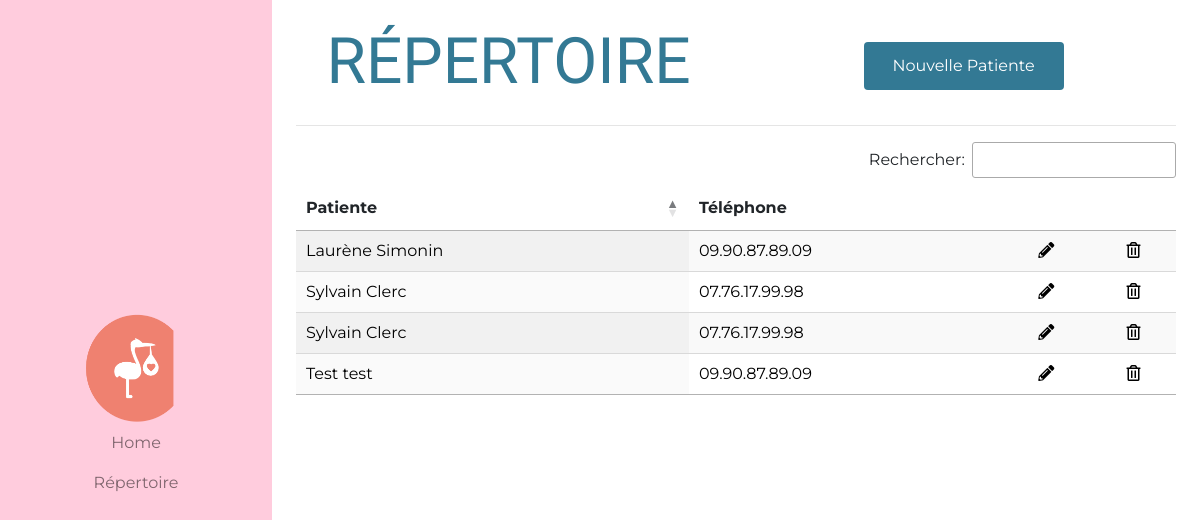
The app's page /espace-pro/repertoire/, older data.
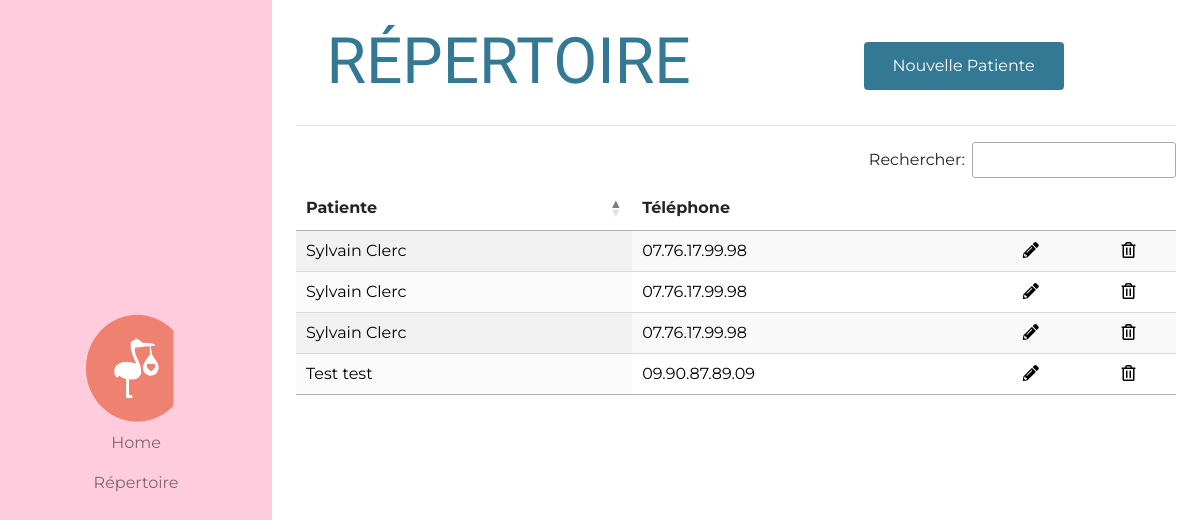
The same page, newer data.
### APP_002_PROPAGE/models.py (models this page shows, shortened)
class Patient(models.Model):
    patient_first_name         = models.CharField(max_length=120,verbose_name="Prénom")
    patient_last_name          = models.CharField(max_length=120,verbose_name="Nom")
    patient_maiden_name        = models.CharField(max_length=120,verbose_name="Nom de jeune fille", null=True, blank=True)
    patient_birthday           = models.DateTimeField(null=True,blank=True)
    SITUATIONS                 = (
                                  ("Célibataire","Célibataire"),
                                  ("En couple","En couple"),
                                  ("Mariée","Mariée")
                                  )
    patient_situation          = models.CharField(max_length=100,choices=SITUATIONS, default="Célibataire", verbose_name="Situation familiale",null=True, blank=True)
    patient_job                = models.CharField(max_length=120,verbose_name="Profession", null=True, blank=True)
    phone_regex                = RegexValidator(regex=r'^0\d{9}$', message='Phone number must be like 06XXXXXXXX')
    patient_phone_number       = models.CharField(validators=[phone_regex], max_length=10, verbose_name="Téléphone")
    patient_address            = models.CharField(max_length=300, verbose_name="Adresse", null=True, blank=True)
    patient_zip_code           = models.CharField(max_length=5, verbose_name="Code postal", null=True, blank=True)
    patient_city               = models.CharField(max_length=64, verbose_name="Ville", null=True, blank=True)
    patient_contry             = models.CharField(max_length=64, default="France", verbose_name="Pays",null=True, blank=True)
    patient_gyn                = models.CharField(max_length=200,verbose_name="Gynécologue", null=True, blank=True)
    patient_med                = models.CharField(max_length=200,verbose_name="Médecin traitant", null=True, blank=True)
    patient_taille             = models.FloatField(verbose_name="Taille (m)",null=True, blank=True)
    patient_poid               = models.IntegerField(verbose_name="Poids (Kg)", null=True, blank=True)
    patient_ant_fam            = models.TextField(verbose_name="Antécédants familiaux", null=True, blank=True)
    patient_ant_perso          = models.TextField(verbose_name="Antécédants personnels", null=True, blank=True)
    patient_ant_chir           = models.TextField(verbose_name="Antécédants chirurgicaux", null=True, blank=True)
    patient_ant_gyn            = models.TextField(verbose_name="Antécédants gynécologiques", null=True, blank=True)
    CONTRACEPTIONS             = (
                                  ("rien","Pas de contraception"),
                                  ("anneau_vaginal","Anneau vignal"),
                                  ("DIU","DIU"),
                                  ("implant","Implant contraceptif"),
                                  ("ligature","Ligature des trompes"),
                                  ("obturation","Obturation des trompes"),
                                  ("patch","Patch"),
                                  ("pilule","Pilule contraceptive"),
                                  ("progestatif_en_injection","Progestatifs en injections"),
                                  )
    patient_contraception      = models.CharField(max_length=100,choices=CONTRACEPTIONS,default="rien",verbose_name="Contraception",null=True, blank=True)
    patient_FCV_bool           = models.BooleanField(default=False, verbose_name="FCV", blank=True)
    patient_FCV_com            = models.CharField(max_length=300, verbose_name="FCV informations", null=True, blank=True)
    patient_addictions         = models.CharField(max_length=300, verbose_name="Tabac/addications", null=True, blank=True)
    patient_allergies          = models.CharField(max_length=300, verbose_name="Allergie(s)", null=True, blank=True)
    slug                       = models.SlugField(null=True, blank=True)
    created_at                 = models.DateTimeField(auto_now_add=True)
    updated_at                 = models.DateTimeField(auto_now=True)
    class Meta:
        verbose_name = 'Patiente'
        verbose_name_plural = 'Patientes'
    def get_call_number(self):
        number = self.patient_phone_number
        return number[1:]
    def get_printable_number(self):
        number = self.patient_phone_number
        txt=""
        for i in range(len(number)):
            txt += number[i]
            if i%2 == 1 and i < len(number)-1:
                txt += '.'
        return txt

### APP_002_PROPAGE/views.py (the view)
class PatientListView(ListView):
    template_name = "APP_002_PROPAGE/003_repertoire.html"
    def get_queryset(self):
        return Patient.objects.all().order_by('patient_last_name')
    def get_context_data(self, *args, **kwargs):
        context = super(PatientListView, self).get_context_data(*args, **kwargs)
        context['title'] = "Répertoire"
        return context

### APP_002_PROPAGE/templates/APP_002_PROPAGE/003_repertoire.html (shortened to what this page needs)
{% extends "base.html" %}
{% load staticfiles %}
{% block css %}
{{ block.super }}
<link href="{% static 'APP_002_PROPAGE/css/002_side_navbar.css' %}" rel="stylesheet">
<link href="{% static 'APP_002_PROPAGE/css/003_repertoire.css' %}" rel="stylesheet">
{% endblock css %}
{% block content %}
{% include "APP_002_PROPAGE/002_side_navbar.html" %}
<div class="container-fluid repertoire-css p-4">
    <div class=row>
        <div class='col-md-6'>
            <h1 class="main-page-title"> {{title|upper}}</h1>
        </div>
        <div class='col-md-6 my-auto text-center'>
            <a href="{% url 'propage:espace-pro-patient-form' %}" class="btn button" role="button" aria-pressed="true">Nouvelle Patiente</a>
        </div>
    </div>
    <hr class="featurette-divider">
    <table id="table_id" class="display" style="width:100%">
        <thead>
            <tr>
                <th>Patiente</th>
                <th class='no-sort'>Téléphone</th>
                <th class='no-sort'></th>
                <th class='no-sort'></th>
            </tr>
        </thead>
        <tbody>
        {% for patient in object_list %}
            <tr>
                <td><a href="{% url 'propage:espace-pro-repertoire' %}{{ patient.slug}}">{{patient.patient_first_name}} {{patient.patient_last_name}}</a></td>
                <td><a href="tel:+33{{patient.get_call_number}}">{{patient.get_printable_number}}</a></td>
                <td align="center">
                    <a href="{% url 'propage:patient-update' slug=patient.slug %}">
                    <i class="fas fa-pencil-alt"></i></td>
                <td align="center">
                    <form action="{% url 'propage:patient-delete' slug=patient.slug %}" method="POST">
                      <button class='button-bin' type="submit"><i class="far fa-trash-alt" type="submit"></i></button>
                    </form>
                </td>
            </tr>
        {% endfor %}
        </tbody>
    </table>
</div>
{% endblock content %}

Row changes from the older to the newer data that the page shows:
changed Patient (number 2 of 4 on the later page): patient_first_name "Laurène" → "Sylvain"; patient_last_name "Simonin" → "Clerc"; get_printable_number "09.90.87.89.09" → "07.76.17.99.98"; moves up the list
